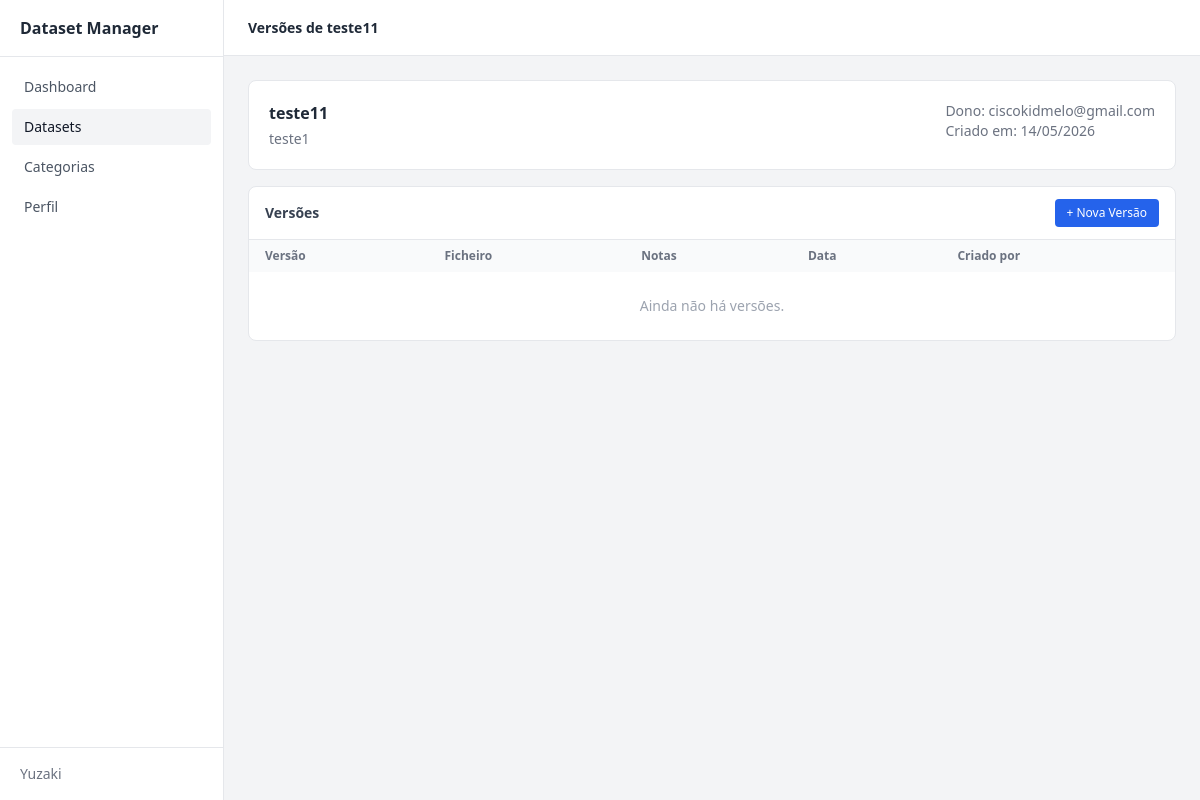
Page /datasets/1/versions/ (signed in) on the committed database.
### accounts/models.py (models this page shows, shortened)
class CustomUser(AbstractBaseUser, PermissionsMixin):
    username    = models.CharField(max_length=150, unique=True)
    email       = models.EmailField(unique=True)
    first_name  = models.CharField(max_length=150, blank=True)
    last_name   = models.CharField(max_length=150, blank=True)
    is_active   = models.BooleanField(default=True)
    is_staff    = models.BooleanField(default=False)
    date_joined = models.DateTimeField(default=timezone.now)
    groups = models.ManyToManyField(
        'auth.Group',
        related_name='custom_user_groups',
        blank=True,
        help_text='The groups this user belongs to.',
        verbose_name='groups',
    )
    user_permissions = models.ManyToManyField(
        'auth.Permission',
        related_name='custom_user_permissions',
        blank=True,
        help_text='Specific permissions for this user.',
        verbose_name='user permissions',
    )
    objects = CustomUserManager()
    USERNAME_FIELD  = "email"
    REQUIRED_FIELDS = ["username"]
    class Meta:
        verbose_name = "Utilizador"
        verbose_name_plural = "Utilizadores"
    def __str__(self):
        return self.email

### datasets/models.py (models this page shows, shortened)
class Dataset(models.Model):
    class Visibility(models.TextChoices):
        PUBLIC   = "public",   "Público"
        PRIVATE  = "private",  "Privado"
        INTERNAL = "internal", "Interno"
    class Status(models.TextChoices):
        DRAFT     = "draft",     "Rascunho"
        PUBLISHED = "published", "Publicado"
        ARCHIVED  = "archived",  "Arquivado"
    name        = models.CharField(max_length=255)
    description = models.TextField(blank=True)
    category    = models.ForeignKey(
        Category, on_delete=models.SET_NULL, null=True, blank=True,
        related_name="datasets"
    )
    created_at  = models.DateTimeField(auto_now_add=True)
    updated_at  = models.DateTimeField(auto_now=True)
    slug       = models.SlugField(max_length=255, unique=True, blank=True)
    owner      = models.ForeignKey(
        settings.AUTH_USER_MODEL, on_delete=models.CASCADE,
        related_name="datasets"
    )
    visibility = models.CharField(
        max_length=10, choices=Visibility.choices, default=Visibility.PUBLIC
    )
    status     = models.CharField(
        max_length=10, choices=Status.choices, default=Status.DRAFT
    )
    class Meta:
        verbose_name = "Dataset"
        verbose_name_plural = "Datasets"
        ordering = ["-created_at"]

### frontend/views.py (the view)
# urls.py: path('datasets/<int:id>/versions/', views.dataset_versions, name='dataset_versions'),
@login_required
def dataset_versions(request, id):
    dataset = get_object_or_404(Dataset, id=id)
    return render(request, 'frontend/dataset_versions.html', {'dataset': dataset})

### frontend/templates/frontend/dataset_versions.html (shortened to what this page needs)
{% extends "frontend/base.html" %}
{% block page_title %}Versões de {{ dataset.name|default:"Dataset" }}{% endblock %}
{% block nav_datasets %}bg-gray-100 font-medium text-gray-900{% endblock %}
{% block content %}
<div class="bg-white rounded-lg border border-gray-200 p-5 mb-4">
    <div class="flex items-start justify-between gap-4">
        <div>
            <h2 class="font-semibold text-gray-800 mb-1">{{ dataset.name|default:"Dataset" }}</h2>
            <p class="text-sm text-gray-500">{{ dataset.description|default:"Sem descrição." }}</p>
        </div>
        <div class="text-sm text-gray-500">
            <p>Dono: {{ dataset.owner|default:"—" }}</p>
            <p>Criado em: {{ dataset.created_at|date:"d/m/Y"|default:"—" }}</p>
        </div>
    </div>
</div>
<div class="bg-white rounded-lg border border-gray-200 overflow-hidden">
    <div class="px-4 py-3 border-b border-gray-200 flex items-center justify-between">
        <h2 class="text-sm font-semibold text-gray-700">Versões</h2>
        <a href="#" class="text-xs bg-blue-600 text-white px-3 py-1.5 rounded hover:bg-blue-700">+ Nova Versão</a>
    </div>
    <table class="w-full text-sm">
        <thead class="bg-gray-50 text-xs text-gray-500">
            <tr>
                <th class="px-4 py-2 text-left">Versão</th>
                <th class="px-4 py-2 text-left">Ficheiro</th>
                <th class="px-4 py-2 text-left">Notas</th>
                <th class="px-4 py-2 text-left">Data</th>
                <th class="px-4 py-2 text-left">Criado por</th>
            </tr>
        </thead>
        <tbody class="divide-y divide-gray-100">
            {% if versions %}
                {% for version in versions %}
                    <tr>
                        <td class="px-4 py-3 text-gray-700">{{ version.version }}</td>
                        <td class="px-4 py-3 text-gray-700">{{ version.file.name|default:"—" }}</td>
                        <td class="px-4 py-3 text-gray-700">{{ version.notes|default:"—" }}</td>
                        <td class="px-4 py-3 text-gray-700">{{ version.created_at|date:"d/m/Y H:i" }}</td>
                        <td class="px-4 py-3 text-gray-700">{{ version.created_by|default:"—" }}</td>
                    </tr>
                {% endfor %}
            {% else %}
                <tr>
                    <td colspan="5" class="px-4 py-6 text-center text-gray-400">Ainda não há versões.</td>
                </tr>
            {% endif %}
        </tbody>
    </table>
</div>
{% endblock %}

### frontend/templates/frontend/base.html (shortened to what this page needs)
<!DOCTYPE html>
<html lang="pt">
<head>
    <script src="https://cdn.tailwindcss.com"></script>
</head>
<body class="bg-gray-100 min-h-screen flex">
    <aside class="w-56 min-h-screen bg-white border-r border-gray-200 flex flex-col fixed top-0 left-0">
        <div class="px-5 py-4 border-b border-gray-200">
            <span class="font-semibold text-gray-800">Dataset Manager</span>
        </div>
        <nav class="flex-1 px-3 py-3 space-y-1">
            <a href="/dashboard" class="flex items-center gap-2 px-3 py-2 rounded text-sm text-gray-600 hover:bg-gray-100 {% block nav_dashboard %}{% endblock %}">Dashboard</a>
            <a href="/datasets" class="flex items-center gap-2 px-3 py-2 rounded text-sm text-gray-600 hover:bg-gray-100 {% block nav_datasets %}{% endblock %}">Datasets</a>
            <a href="/categories" class="flex items-center gap-2 px-3 py-2 rounded text-sm text-gray-600 hover:bg-gray-100 {% block nav_categories %}{% endblock %}">Categorias</a>
            <a href="/profile" class="flex items-center gap-2 px-3 py-2 rounded text-sm text-gray-600 hover:bg-gray-100 {% block nav_profile %}{% endblock %}">Perfil</a>
        </nav>
        <div class="px-5 py-4 border-t border-gray-200 text-sm text-gray-500">
            {{ request.user.username|default:"Utilizador" }}
        </div>
    </aside>
    <div class="flex-1 flex flex-col ml-56">
        <header class="h-14 bg-white border-b border-gray-200 flex items-center justify-between px-6">
            <h1 class="text-sm font-semibold text-gray-800">{% block page_title %}{% endblock %}</h1>
        </header>
        <main class="flex-1 p-6">
            {% block content %}{% endblock %}
        </main>
    </div>
</body>
</html>

### rows in the picture
CustomUser: user.username "Yuzaki"
Dataset: name "teste11", description "teste1", owner "ciscokidmelo@gmail.com", created_at "14/05/2026"
